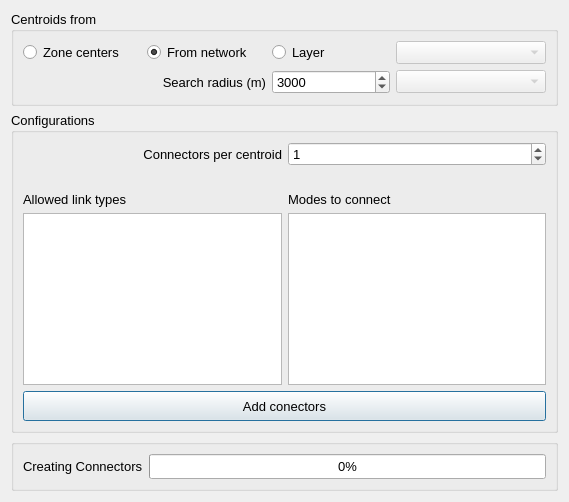
<?xml version="1.0" encoding="UTF-8"?>
<ui version="4.0">
 <class>ui_transponet_construction</class>
 <widget class="QDialog" name="ui_transponet_construction">
  <property name="geometry">
   <rect>
    <x>0</x>
    <y>0</y>
    <width>569</width>
    <height>502</height>
   </rect>
  </property>
  <property name="font">
   <font>
    <pointsize>10</pointsize>
   </font>
  </property>
  <property name="windowTitle">
   <string>AequilibraE - Add zoning layer to project</string>
  </property>
  <layout class="QGridLayout" name="gridLayout_3">
   <item row="0" column="0">
    <widget class="QGroupBox" name="input_box0">
     <property name="title">
      <string>Centroids from</string>
     </property>
     <layout class="QGridLayout" name="gridLayout_4">
      <item row="1" column="4">
       <widget class="QgsFieldComboBox" name="field_box">
        <property name="enabled">
         <bool>false</bool>
        </property>
        <property name="minimumSize">
         <size>
          <width>150</width>
          <height>0</height>
         </size>
        </property>
       </widget>
      </item>
      <item row="0" column="4">
       <widget class="QgsMapLayerComboBox" name="layer_box">
        <property name="enabled">
         <bool>false</bool>
        </property>
        <property name="minimumSize">
         <size>
          <width>150</width>
          <height>0</height>
         </size>
        </property>
       </widget>
      </item>
      <item row="0" column="1">
       <widget class="QRadioButton" name="rdo_network">
        <property name="text">
         <string>From network</string>
        </property>
        <property name="checked">
         <bool>true</bool>
        </property>
       </widget>
      </item>
      <item row="0" column="0">
       <widget class="QRadioButton" name="rdo_zone">
        <property name="text">
         <string>Zone centers</string>
        </property>
       </widget>
      </item>
      <item row="0" column="2">
       <widget class="QRadioButton" name="rdo_layer">
        <property name="text">
         <string>Layer</string>
        </property>
       </widget>
      </item>
      <item row="1" column="2">
       <widget class="QSpinBox" name="sb_radius">
        <property name="minimumSize">
         <size>
          <width>0</width>
          <height>0</height>
         </size>
        </property>
        <property name="maximum">
         <number>1000000</number>
        </property>
        <property name="value">
         <number>3000</number>
        </property>
       </widget>
      </item>
      <item row="1" column="1">
       <widget class="QLabel" name="lbl_radius">
        <property name="layoutDirection">
         <enum>Qt::LeftToRight</enum>
        </property>
        <property name="text">
         <string>Search radius (m)</string>
        </property>
        <property name="alignment">
         <set>Qt::AlignRight|Qt::AlignTrailing|Qt::AlignVCenter</set>
        </property>
       </widget>
      </item>
     </layout>
    </widget>
   </item>
   <item row="1" column="0">
    <widget class="QGroupBox" name="input_box1">
     <property name="title">
      <string>Configurations</string>
     </property>
     <layout class="QGridLayout" name="gridLayout">
      <item row="3" column="0">
       <widget class="QLabel" name="label_2">
        <property name="text">
         <string>Allowed link types</string>
        </property>
       </widget>
      </item>
      <item row="3" column="1">
       <widget class="QLabel" name="label_3">
        <property name="text">
         <string>Modes to connect</string>
        </property>
       </widget>
      </item>
      <item row="4" column="0">
       <widget class="QListWidget" name="lst_link_types">
        <property name="sortingEnabled">
         <bool>true</bool>
        </property>
       </widget>
      </item>
      <item row="4" column="1">
       <widget class="QListWidget" name="lst_modes">
        <property name="sortingEnabled">
         <bool>true</bool>
        </property>
       </widget>
      </item>
      <item row="8" column="0" colspan="2">
       <widget class="QPushButton" name="but_process">
        <property name="minimumSize">
         <size>
          <width>0</width>
          <height>30</height>
         </size>
        </property>
        <property name="font">
         <font>
          <pointsize>10</pointsize>
         </font>
        </property>
        <property name="text">
         <string>Add conectors</string>
        </property>
       </widget>
      </item>
      <item row="2" column="0">
       <spacer name="verticalSpacer">
        <property name="orientation">
         <enum>Qt::Vertical</enum>
        </property>
        <property name="sizeType">
         <enum>QSizePolicy::Fixed</enum>
        </property>
        <property name="sizeHint" stdset="0">
         <size>
          <width>20</width>
          <height>20</height>
         </size>
        </property>
       </spacer>
      </item>
      <item row="0" column="1">
       <widget class="QSpinBox" name="connectors">
        <property name="minimumSize">
         <size>
          <width>0</width>
          <height>0</height>
         </size>
        </property>
        <property name="value">
         <number>1</number>
        </property>
       </widget>
      </item>
      <item row="0" column="0">
       <widget class="QLabel" name="label">
        <property name="layoutDirection">
         <enum>Qt::LeftToRight</enum>
        </property>
        <property name="text">
         <string>Connectors per centroid</string>
        </property>
        <property name="alignment">
         <set>Qt::AlignRight|Qt::AlignTrailing|Qt::AlignVCenter</set>
        </property>
       </widget>
      </item>
     </layout>
    </widget>
   </item>
   <item row="2" column="0">
    <widget class="QGroupBox" name="progress_box">
     <property name="title">
      <string/>
     </property>
     <layout class="QGridLayout" name="gridLayout_2">
      <item row="1" column="0">
       <widget class="QLabel" name="progress_label">
        <property name="sizePolicy">
         <sizepolicy hsizetype="Fixed" vsizetype="Preferred">
          <horstretch>0</horstretch>
          <verstretch>0</verstretch>
         </sizepolicy>
        </property>
        <property name="minimumSize">
         <size>
          <width>100</width>
          <height>25</height>
         </size>
        </property>
        <property name="font">
         <font>
          <pointsize>10</pointsize>
         </font>
        </property>
        <property name="text">
         <string>Creating Connectors</string>
        </property>
       </widget>
      </item>
      <item row="1" column="1">
       <widget class="QProgressBar" name="progressbar">
        <property name="enabled">
         <bool>true</bool>
        </property>
        <property name="minimumSize">
         <size>
          <width>0</width>
          <height>25</height>
         </size>
        </property>
        <property name="palette">
         <palette>
          <active>
           <colorrole role="Highlight">
            <brush brushstyle="SolidPattern">
             <color alpha="255">
              <red>0</red>
              <green>170</green>
              <blue>0</blue>
             </color>
            </brush>
           </colorrole>
          </active>
          <inactive>
           <colorrole role="Highlight">
            <brush brushstyle="SolidPattern">
             <color alpha="255">
              <red>240</red>
              <green>240</green>
              <blue>240</blue>
             </color>
            </brush>
           </colorrole>
          </inactive>
          <disabled>
           <colorrole role="Highlight">
            <brush brushstyle="SolidPattern">
             <color alpha="255">
              <red>51</red>
              <green>153</green>
              <blue>255</blue>
             </color>
            </brush>
           </colorrole>
          </disabled>
         </palette>
        </property>
        <property name="font">
         <font>
          <pointsize>10</pointsize>
         </font>
        </property>
        <property name="value">
         <number>0</number>
        </property>
        <property name="textVisible">
         <bool>true</bool>
        </property>
       </widget>
      </item>
     </layout>
    </widget>
   </item>
  </layout>
 </widget>
 <customwidgets>
  <customwidget>
   <class>QgsFieldComboBox</class>
   <extends>QComboBox</extends>
   <header>qgsfieldcombobox.h</header>
  </customwidget>
  <customwidget>
   <class>QgsMapLayerComboBox</class>
   <extends>QComboBox</extends>
   <header>qgsmaplayercombobox.h</header>
  </customwidget>
 </customwidgets>
 <resources/>
 <connections/>
</ui>
